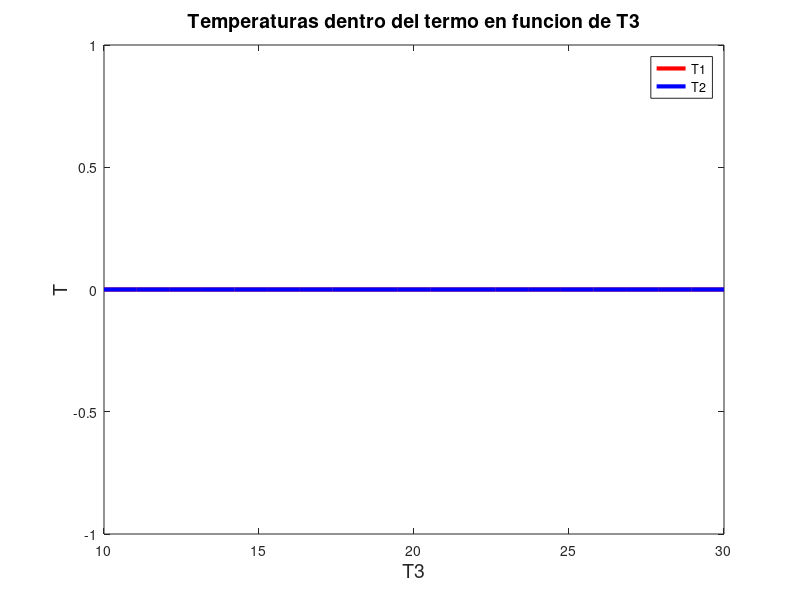

This figure's MATLAB source:
% Capacitate en Octave - 2019 - FCAI-UNCuyo
% https://introoctave.github.io/capacitoctave
% Jornadas de Investigación y Enseñanza de las Ciencias Experimentales (JEICE)
%
% Trabajo Practico 5

% Planteamos las ecuaciones siguientes dentro de una funcion

% q(1)=10^(-9)*[(To+273)^4-(T(1)+273)^4];
% q(2)=4*(T(1)-T(2));
% q(3)=1.3*(T(2)-T(3))^(4/3);
% q1=q2=q3
% q1-q2 = q3-q2 = 0

clear all
close all

T0 = 90;
T3 = linspace(10,30,20);
T1 = zeros(20,1);
T2 = zeros(20,1);
Ti =[0,0] %<==== COMPLETAR CON SEMILLAS ADECUADAS

for i=1:20
    F=@(T) [0,0]; %<==== COMPLETAR CON ECUACIONES ADECUADAS
    [Tvec,fval]=fsolve(F,Ti);
    T1(i)=Tvec(1);
    T2(i)=Tvec(2);
end

plot(T3,T1,'-r','linewidth',3)
xlabel('T3','fontsize',14)
ylabel('T','fontsize',14)
hold on
plot(T3,T2,'-b','linewidth',3)
title("Temperaturas dentro del termo en funcion de T3",'fontsize',14)
legend ({"T1", "T2"}, "location", "northeast");

